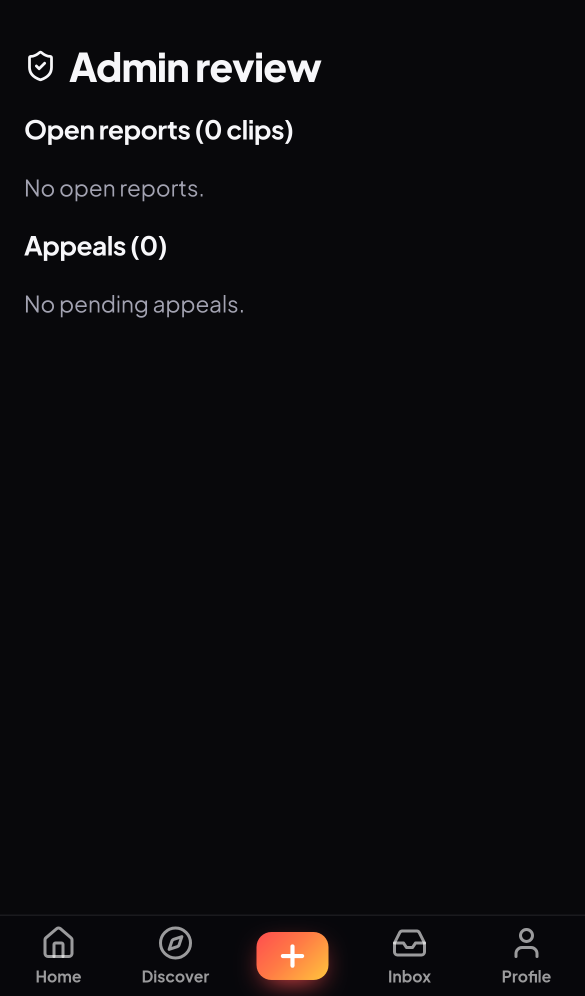
#> input picture screenshots/after/admin.png, 1170 x 1992 px, given as the content of the folder screenshots/before, which was not available (shown at 1/2 size)
$ python compare.py
#> lines starting #> are read from the running program, lines starting #| are printed output that depends on the picture; pictures that were not available may be replaced by others from this repository, and a replacement may not be noted
# Side-by-side BEFORE | AFTER images per screen (Pillow; ImageMagick isn't on the box).
import sys, os
from PIL import Image, ImageDraw, ImageFont
root = 'screenshots'; os.makedirs(f'{root}/compare', exist_ok=True)
try: font = ImageFont.truetype('/usr/share/fonts/truetype/dejavu/DejaVuSans-Bold.ttf', 34)
except Exception: font = ImageFont.load_default()
for n in sorted(os.listdir(f'{root}/before')):
    a, b = f'{root}/before/{n}', f'{root}/after/{n}'
    if not os.path.exists(b): continue
    A, B = Image.open(a).convert('RGB'), Image.open(b).convert('RGB')
    h = max(A.height, B.height); W = A.width + B.width + 30
#> after `h = max(A.height, B.height)`: h = 1992
#> after `W = A.width + B.width + 30`: W = 2370
    out = Image.new('RGB', (W, h + 60), (30, 30, 36)); d = ImageDraw.Draw(out)
#> after `out = Image.new('RGB', (W, h + 60), (30, 30, 36))`:
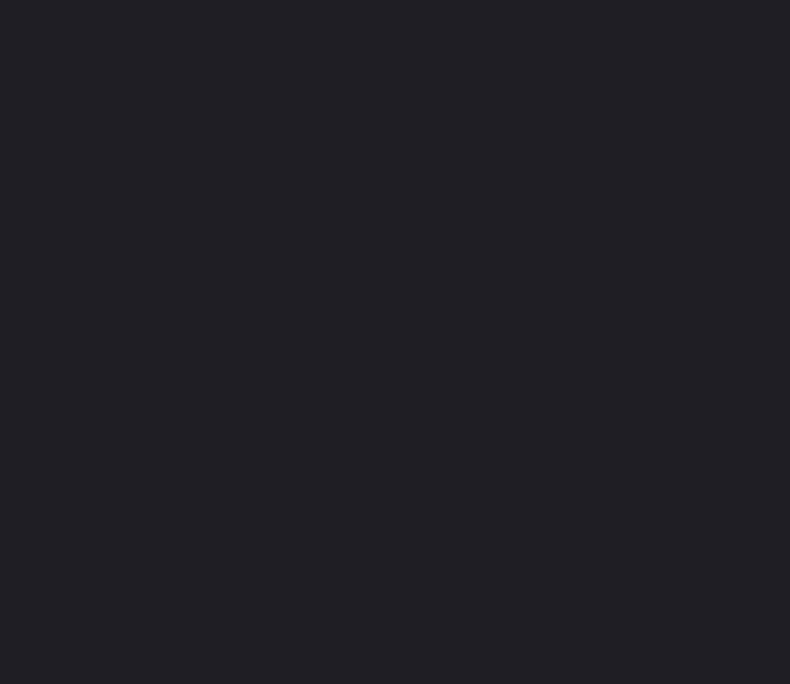
#> out: PIL image 2370x2052 RGB (shown at 1/3 size); mean R, G, B 30, 30, 36
    out.paste(A, (0, 60)); out.paste(B, (A.width + 30, 60))
#> after `out.paste(A, (0, 60))`:
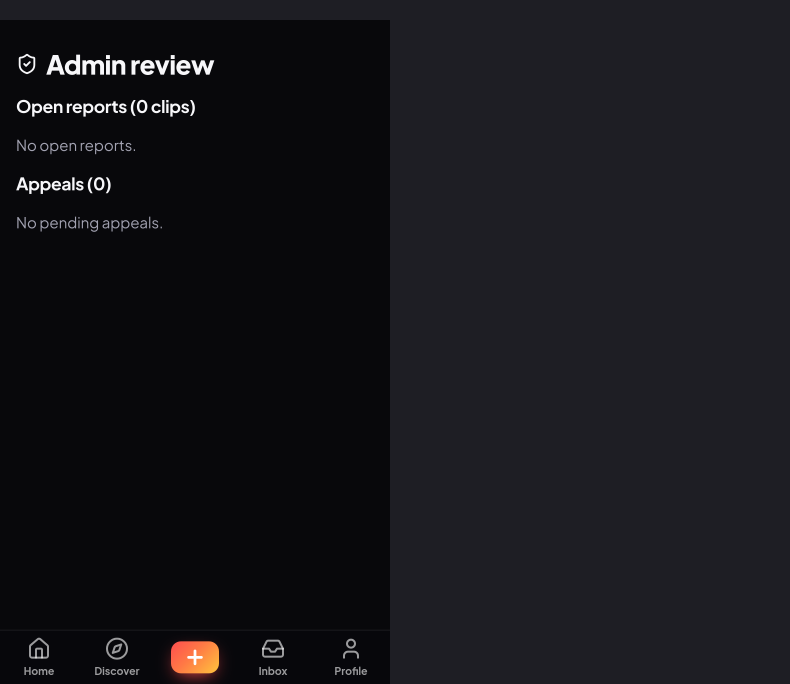
#> out: PIL image 2370x2052 RGB (shown at 1/3 size); mean R, G, B 22, 21.7, 26.1
#> after `out.paste(B, (A.width + 30, 60))`:
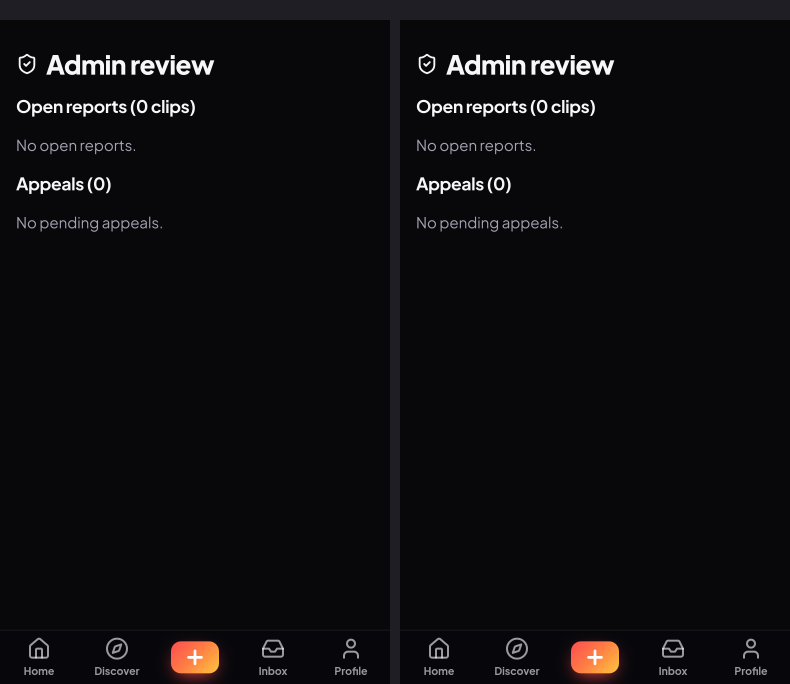
#> out: PIL image 2370x2052 RGB (shown at 1/3 size); mean R, G, B 14, 13.3, 16.2
    d.text((20, 12), 'BEFORE', fill=(200, 200, 210), font=font); d.text((A.width + 50, 12), 'AFTER', fill=(255, 200, 80), font=font)
    out.save(f'{root}/compare/{n}'); print('compare', n)
#| compare admin.png

$ run again, on screenshots/after/profile.png
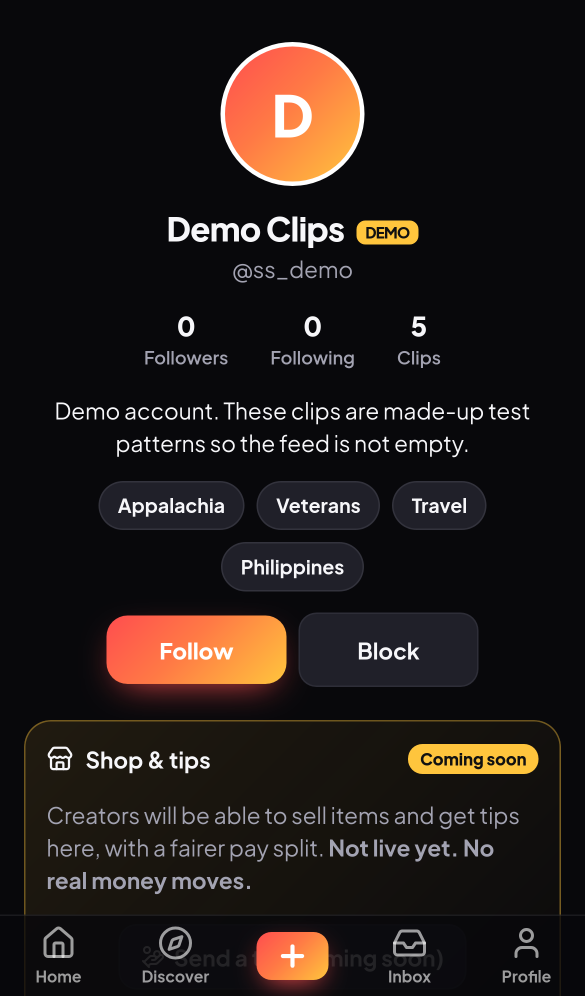
#> input picture screenshots/after/profile.png, 1170 x 1992 px, given as the content of the folder screenshots/before, which was not available (shown at 1/2 size)
#> `out.paste(A, (0, 60))`:
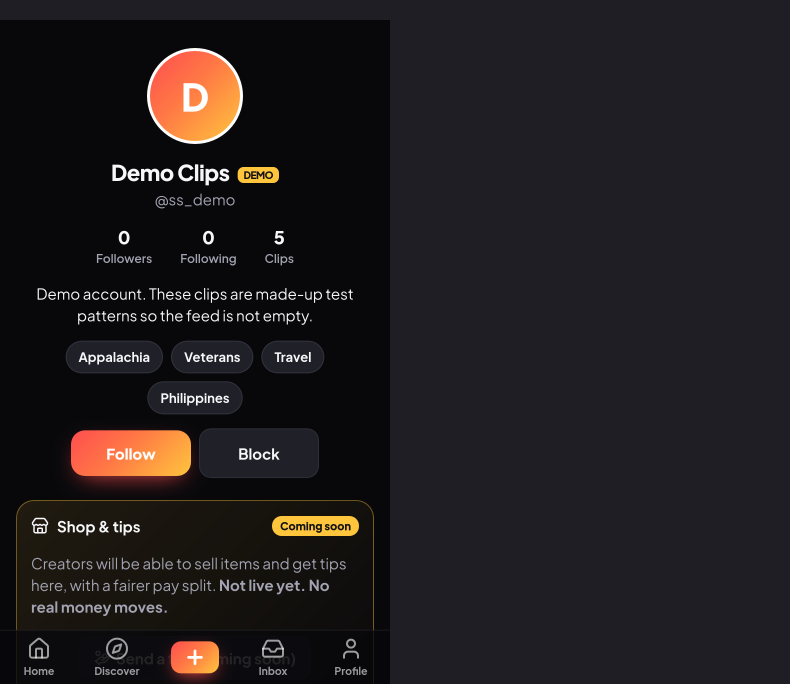
#> out: PIL image 2370x2052 RGB (shown at 1/3 size); mean R, G, B 32.1, 28.6, 30.7
#> `out.paste(B, (A.width + 30, 60))`:
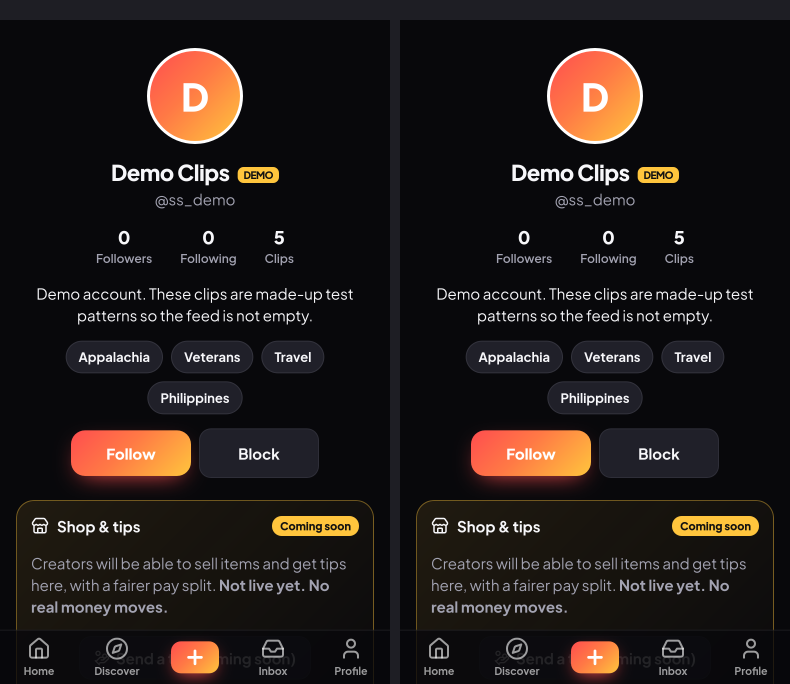
#> out: PIL image 2370x2052 RGB (shown at 1/3 size); mean R, G, B 34.3, 27.2, 25.3
#| compare profile.png

$ run again, on screenshots/after/upload.png
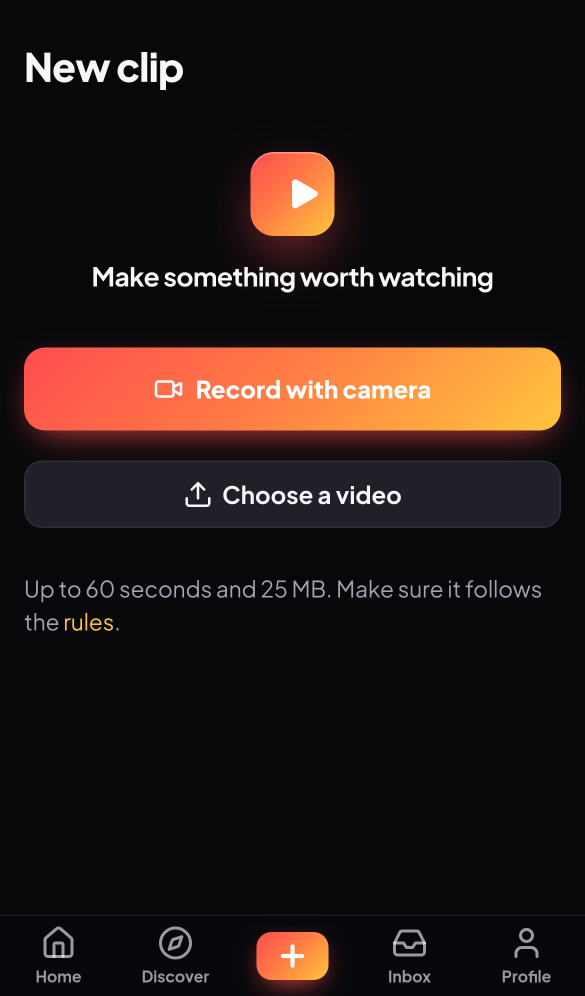
#> input picture screenshots/after/upload.png, 1170 x 1992 px, given as the content of the folder screenshots/before, which was not available (shown at 1/2 size)
#> `out.paste(A, (0, 60))`:
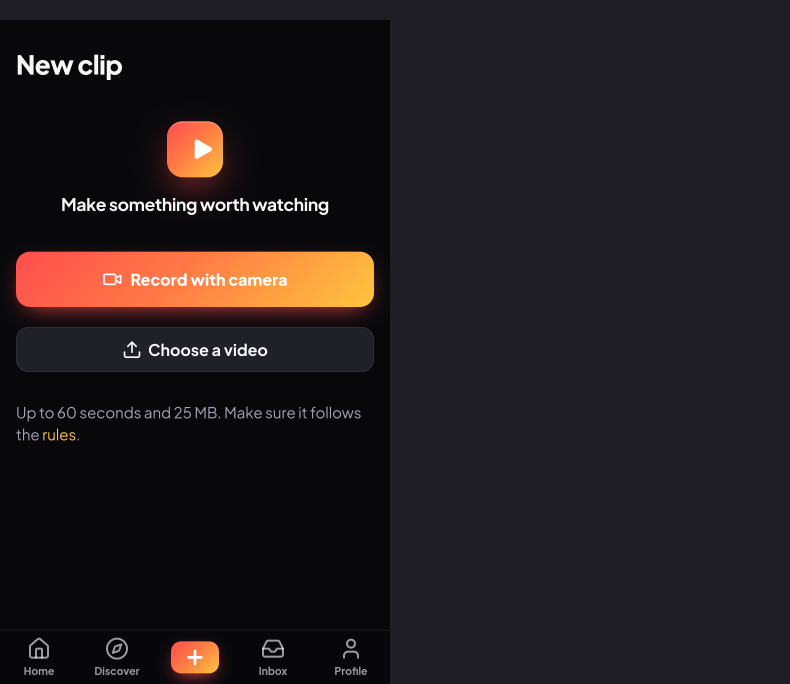
#> out: PIL image 2370x2052 RGB (shown at 1/3 size); mean R, G, B 34, 28.1, 30.1
#> `out.paste(B, (A.width + 30, 60))`:
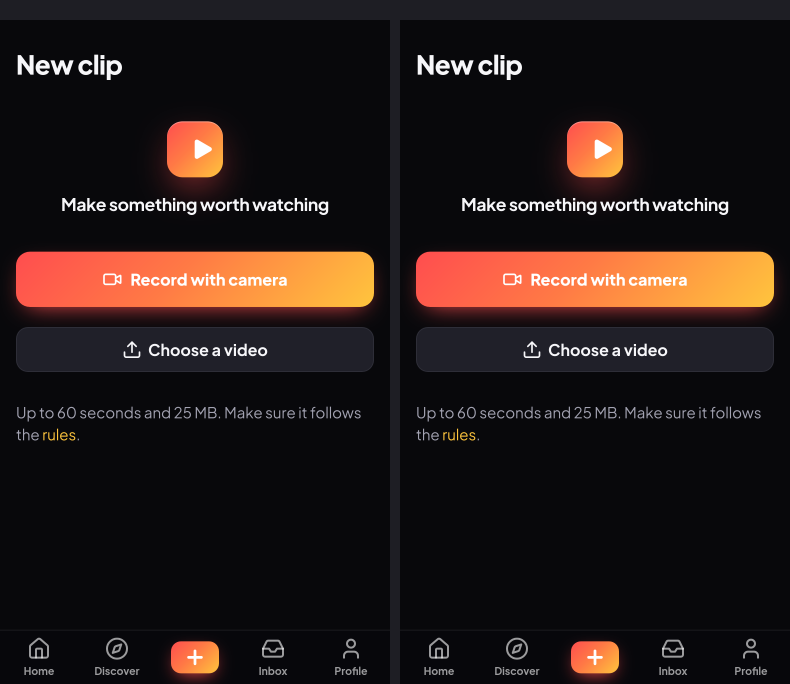
#> out: PIL image 2370x2052 RGB (shown at 1/3 size); mean R, G, B 37.9, 26.2, 24.2
#| compare upload.png
